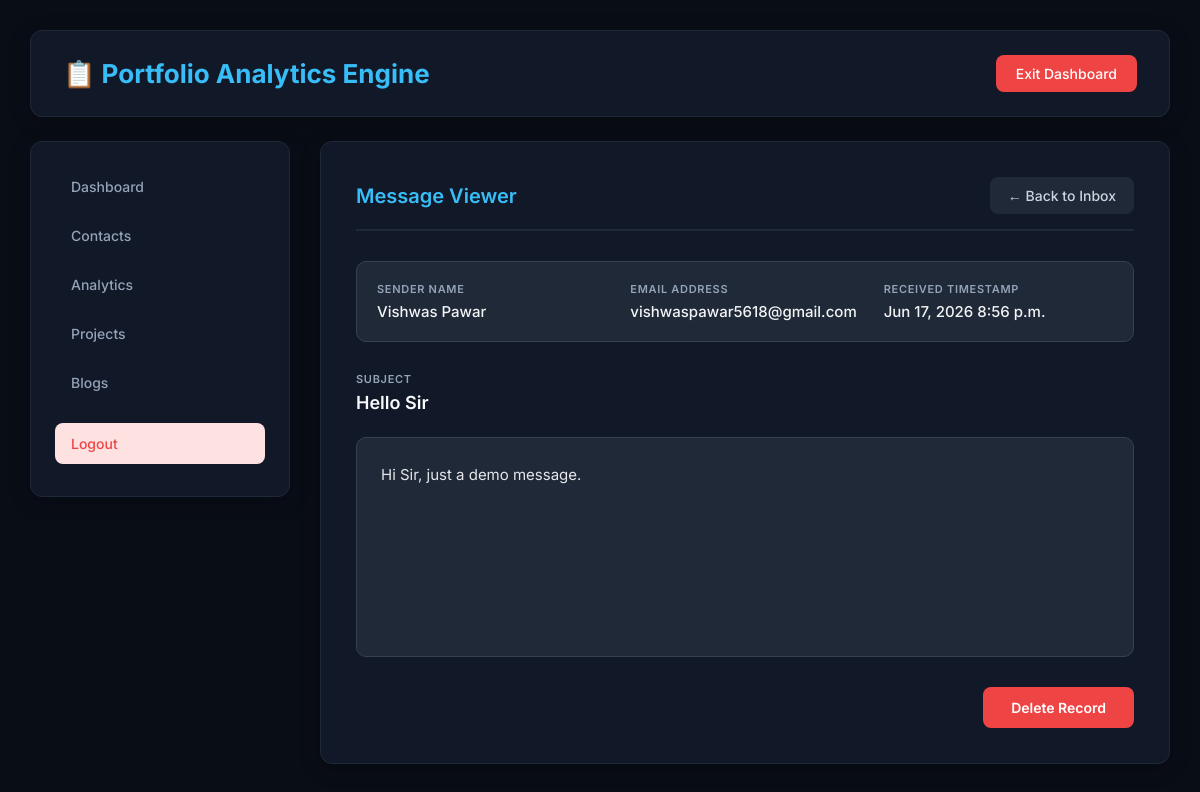
/admin-contact/10/ (signed in), run on the app's committed database.
### projects/models.py (models this page shows, shortened)
class Contact(models.Model):
    name = models.CharField(max_length=100)
    email = models.EmailField()
    subject = models.CharField(max_length=200, blank=True)
    message = models.TextField()
    created_at = models.DateTimeField(auto_now_add=True)
    is_read = models.BooleanField(default=False)
    class Meta:
        ordering = ['-created_at']

### projects/views.py (the view)
# urls.py: path('admin-contact/<int:contact_id>/', views.admin_contact_detail, name='admin_contact_detail'),
@login_required(login_url='admin_login')
def admin_contact_detail(request, contact_id):
    try:
        contact_instance = Contact.objects.get(id=contact_id)
    except Contact.DoesNotExist:
        messages.error(request, "Requested contact entry does not exist.")
        return redirect('admin_contacts')
    if not contact_instance.is_read:
        contact_instance.is_read = True
        contact_instance.save()
    if request.method == 'POST':
        contact_instance.delete()
        messages.success(request, 'Contact deleted successfully.')
        return redirect('admin_contacts')
    return render(request, 'admin/contact_detail.html', {'contact': contact_instance})

### templates/admin/contact_detail.html (shortened to what this page needs)
{% extends 'admin/admin_base.html' %}
{% block content %}
<div class="main-panel">
    <div class="panel-top-bar">
        <h2>Message Viewer</h2>
        <a href="{% url 'admin_contacts' %}" class="back-btn">← Back to Inbox</a>
    </div>
    <div class="meta-group">
        <div class="meta-item">
            <label>Sender Name</label>
            <p>{{ contact.name }}</p>
        </div>
        <div class="meta-item">
            <label>Email Address</label>
            <p>{{ contact.email }}</p>
        </div>
        <div class="meta-item">
            <label>Received Timestamp</label>
            <p>{{ contact.created_at|date:"M d, Y P" }}</p>
        </div>
    </div>
    <div class="subject-box">
        <label>Subject</label>
        <h3>{{ contact.subject|default:"(No Subject Supplied)" }}</h3>
    </div>
    <div class="message-body">{{ contact.message }}</div>
    <div class="action-bar">
        <form method="POST" action="{% url 'admin_contact_detail' contact.id %}" onsubmit="return confirm('Are you sure you want to permanently delete this log record?');">
            <button type="submit" class="delete-btn">Delete Record</button>
        </form>
    </div>
</div>
{% endblock %}

### static/css/admin-dashboard.css (style rules this page uses)
* { margin: 0; padding: 0; box-sizing: border-box; }
body { font-family: 'Inter', sans-serif; background-color: #090d16; color: #cbd5e1; min-height: 100vh; padding: 30px; }
.main-panel, .panel { background: #111827; padding: 35px; border-radius: 12px; box-shadow: 0 4px 20px rgba(0, 0, 0, 0.25); border: 1px solid #1f2937; }
.panel h2, .panel-top-bar h2 { color: #38bdf8; font-size: 16px; font-weight: 600; border-bottom: 2px solid #1f2937; padding-bottom: 12px; }
.panel-top-bar { display: flex; justify-content: space-between; align-items: center; margin-bottom: 30px; padding-bottom: 15px; border-bottom: 2px solid #1f2937; }
.panel-top-bar h2 { border-bottom: none; padding-bottom: 0; font-size: 20px; }
.back-btn { background: #1f2937; color: #cbd5e1; border: none; padding: 10px 18px; border-radius: 8px; cursor: pointer; text-decoration: none; font-weight: 500; font-size: 14px; transition: all 0.2s ease; display: inline-flex; align-items: center; gap: 6px; }
.meta-group { display: grid; grid-template-columns: repeat(auto-fit, minmax(220px, 1fr)); gap: 24px; margin-bottom: 30px; background: #1f2937; padding: 20px; border-radius: 10px; border: 1px solid #374151; }
.meta-item label, .subject-box label { display: block; font-size: 11px; text-transform: uppercase; color: #94a3b8; margin-bottom: 6px; letter-spacing: 0.7px; font-weight: 600; }
.meta-item p { font-size: 15px; color: #f3f4f6; font-weight: 500; }
.subject-box { margin-bottom: 24px; }
.subject-box h3 { color: #f8fafc; font-size: 18px; font-weight: 600; }
.message-body { background: #1f2937; padding: 24px; border-radius: 10px; border: 1px solid #374151; color: #e5e7eb; font-size: 15px; line-height: 1.7; white-space: pre-wrap; min-height: 220px; margin-bottom: 30px; }
.action-bar { display: flex; justify-content: flex-end; }
.delete-btn { background: #ef4444; color: white; border: none; padding: 12px 28px; border-radius: 8px; cursor: pointer; font-weight: 600; font-size: 14px; font-family: 'Inter', sans-serif; transition: background 0.2s ease; }

### data on the page
Contact: name "Vishwas Pawar", email "vishwaspawar5618@gmail.com", created_at "Jun 17, 2026 8:56 p.m.", subject "Hello Sir", message "Hi Sir, just a demo message."
